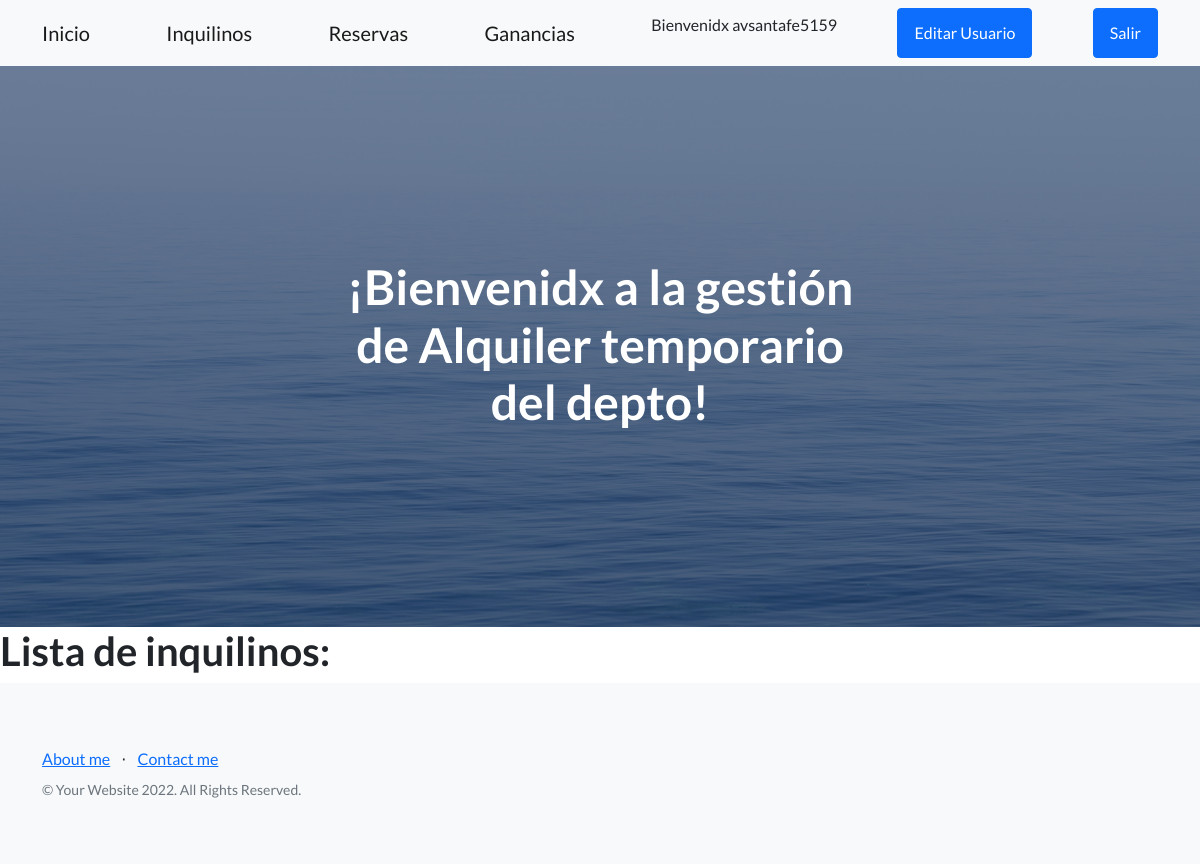
/emp-app1/person-read/ (signed in), run on an earlier commit of the app's database.
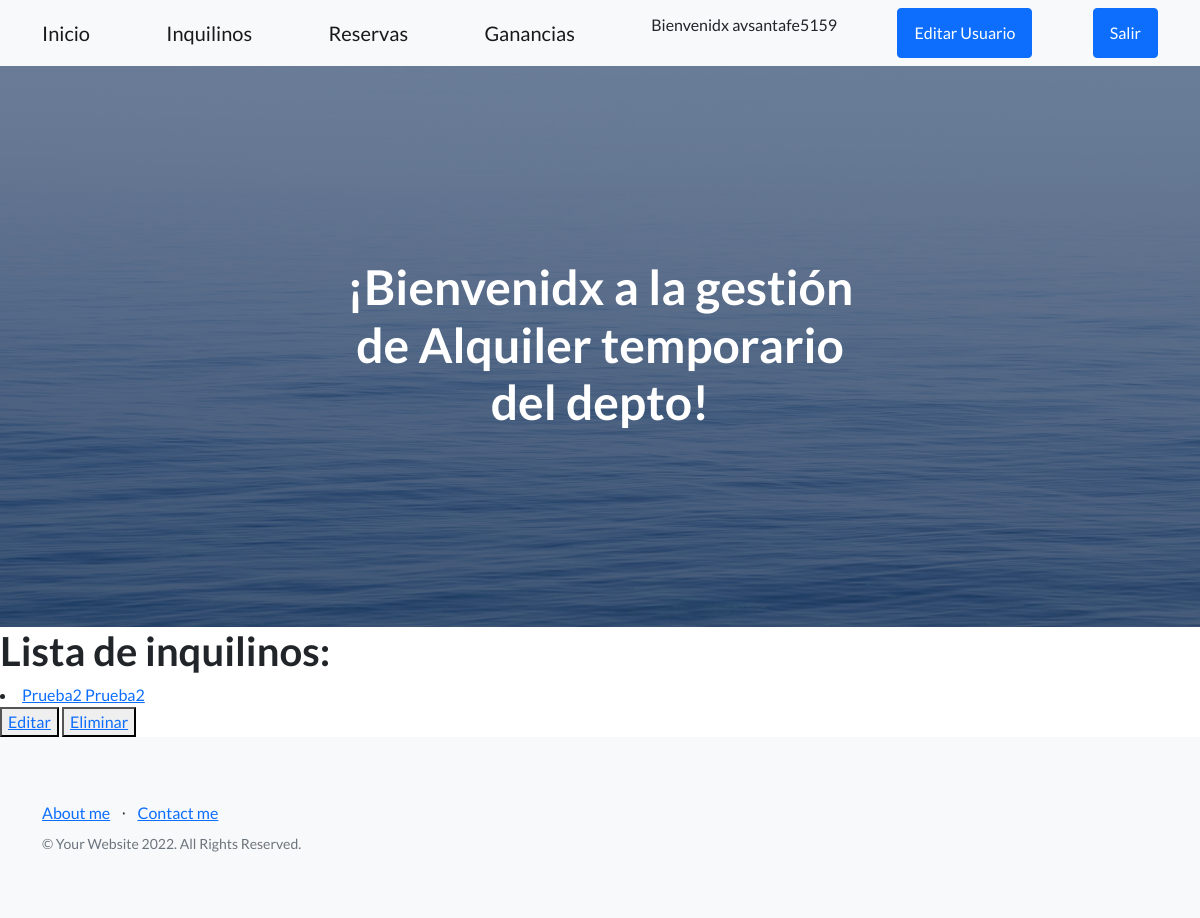
And on a later commit of the database.
### EmpApp1/models.py (models this page shows)
class Person (models.Model):
    first_name = models.CharField(max_length=30, verbose_name= 'Nombre')
    last_name = models.CharField(max_length=30, verbose_name= 'Apellido')
    dni = models.CharField(max_length=10, verbose_name='DNI')
    tel = models.CharField(max_length=30, verbose_name= 'Telefono')
    email = models.EmailField(max_length=50, verbose_name= 'Email')
    def __str__(self):
        return f'{self.first_name} {self.last_name}'
    class Meta:
        db_table = 'Person'
        verbose_name = 'Inquilino'
        verbose_name_plural = 'Inquilinos'
        ordering = ['last_name']

### EmpApp1/views.py (the view)
# urls.py: path('person-read/',person_read.as_view(), name="person-read"),
class person_read (LoginRequiredMixin,ListView):
    model = Person
    template_name = 'person_read.html'
    context_object_name = 'person' #Contexto para el template (html)

### EmpApp1/Templates/person_read.html
{% extends 'temp_padre.html' %}
{% load static %}
{% block ContenidoQueCambia %}
    <h1> Lista de inquilinos:</h1>
    {% for p in person %}
        <li>
            <a href="{% url 'person-detail' p.id %}">{{p}}</a>
        </li>
        <div>
            <button>
                <a href="{% url 'person-update' p.id %}">Editar</a>
            </button>
            <button>
                <a href="{% url 'person-delete' p.id %}">Eliminar</a>
            </button>
        </div>
    {% endfor %}
{% endblock ContenidoQueCambia %}

What changed in the data, as far as the page shows it:
added Person: first_name+last_name "Prueba2 Prueba2"
